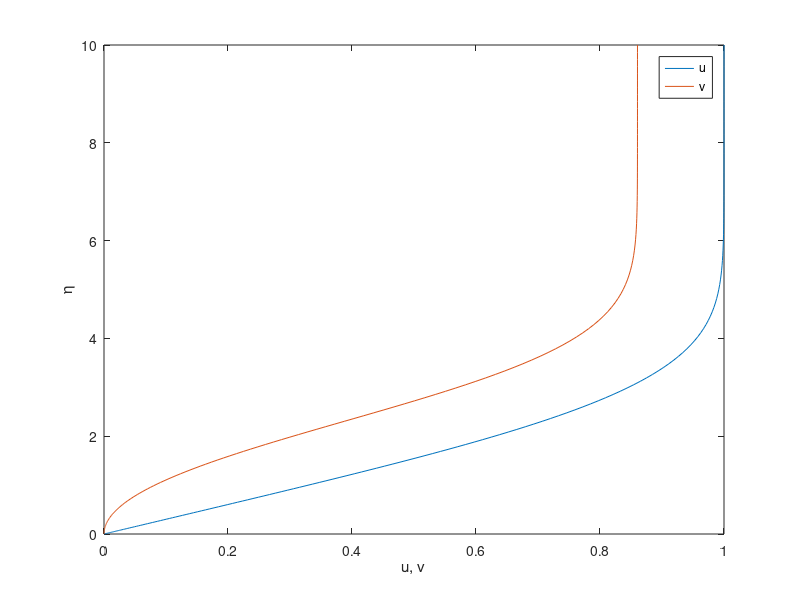

Write the MATLAB code that produced this figure.
## Copyright (C) 2009 Simone Zuccher
##
## This program is free software; you can redistribute it and/or modify it
## under the terms of the GNU General Public License as published by
## the Free Software Foundation; either version 2, or (at your option)
## any later version.
##
## This program is distributed in the hope that it will be useful, but
## WITHOUT ANY WARRANTY; without even the implied warranty of
## MERCHANTABILITY or FITNESS FOR A PARTICULAR PURPOSE.  See the GNU
## General Public License for more details.
##

## Solve Blasius' equation
##
## f f'' + 2f''' = 0
##
## with BC
##
## f(0) = f'(0) = 0 and f'(ymax) = 1.
##
## By introducing u = f', the equation can be recast in the system
##
##  |
##  |  f u' + 2 u'' = 0
## <
##  |  f' - u    = 0
##  |
## with BC
##
## f(0) = u(0) = 0 and u(ymax) = 1.
##
## The last equation for f at ymax is f'(ymax) - u(ymax) = 0

## Author:   Simone Zuccher <zuccher@sci.univr.it>
## Created:  21 May 2009
## Modified: 


%clear all
%close all
N = 200;     % number of y points
ymax = 10;   % maximum value of y (inf)
Uinf = 1;    % U upstream and for y -> inf
nu = 1;      % for comparison with BLfp
xmax=1;      % for comparison with BLfp

% Generate y grid clustering points close to the wall. 
% This is, in fact, eta
y=([0:(N-1)]./(N-1)).^3*ymax;

% Initial guess for Newton:
% u goes from 0 to 1 linearly
% f is zero everywhere
f=zeros(2*N,1);
f(1:2:2*N) = linspace(0,1,N)';
% Now perturb a little bit to make sure nothing is zero
f = f + 0.01*rand(size(f));

% These constants are use in the FD code
nvar=2;
neq=2;
uv=0;
fv=1;
eq1=0;
eq2=1;

% Set the error to start the Newton's loop
err=1;
while(err>1e-10)
%  Set back everything to zero
   J=spalloc(2*N,2*N,5*2*N);
   rhs=zeros(2*N,1);
   eq=1;
   rhs(eq+eq1)=f(eq+uv)-0;
   rhs(eq+eq2)=f(eq+fv)-0;
   J(eq+eq1,eq+uv)=1;
   J(eq+eq2,eq+fv)=1;
   for i=2:N-1
      d10 = 1/(y(i+1)-y(i-1));
      d2p = 2*d10/(y(i+1)-y(i));
      d20 = -2*d10*(1/(y(i+1)-y(i)) + 1/(y(i)-y(i-1)));
      d2m = 2*d10/(y(i)-y(i-1));
      eq = i*2-1;
      rhs(eq+eq1)=f(eq+fv)*d10*(f(eq+uv+nvar)-f(eq+uv-nvar)) + ...
             2*(f(eq+uv+nvar)*d2p + f(eq+uv)*d20 + f(eq+uv-nvar)*d2m);
      rhs(eq+eq2)=d10*(f(eq+fv+nvar)-f(eq+fv-nvar)) - f(eq+uv);
      %
      J(eq+eq1,eq+uv-nvar)= -f(eq+fv)*d10 + 2*d2m;
      J(eq+eq1,eq+uv)= 2*d20;
      J(eq+eq1,eq+uv+nvar)= f(eq+fv)*d10 + 2*d2p;
      J(eq+eq1,eq+fv)= d10*(f(eq+uv+nvar)-f(eq+uv-nvar));
      %
      J(eq+eq2,eq+fv-nvar)= -d10;
      J(eq+eq2,eq+uv)= -1;
      J(eq+eq2,eq+fv+nvar)= d10;
   end
   eq = N*2-1;
   rhs(eq+eq1)=f(eq+uv)-1;
   rhs(eq+eq2)=(f(eq+fv)-f(eq+fv-nvar))/(y(N) - y(N-1))-f(eq+uv);
   J(eq+eq1,eq+uv)=1;
   J(eq+eq2,eq+fv)=1/(y(N) - y(N-1));
   J(eq+eq2,eq+uv)=-1;
   J(eq+eq2,eq+fv-nvar)=-1/(y(N) - y(N-1));

   ftmp = -J\rhs;
%  Upade solution
   f = ftmp + f;
%  Check the error
   err=norm(ftmp);
endwhile

% Change variables according to similarity solution
y = y/sqrt(Uinf/nu/xmax);
U = Uinf*f(1:2:end);
V = 1/sqrt(Uinf*nu/xmax)/2*(y'.*f(1:2:end)-f(2:2:end));
% Plot results
plot(U,y,'-',V,y,'-')
ylabel('\eta');
xlabel('u, v');
legend('u','v')
axis([0 1 0 10])
